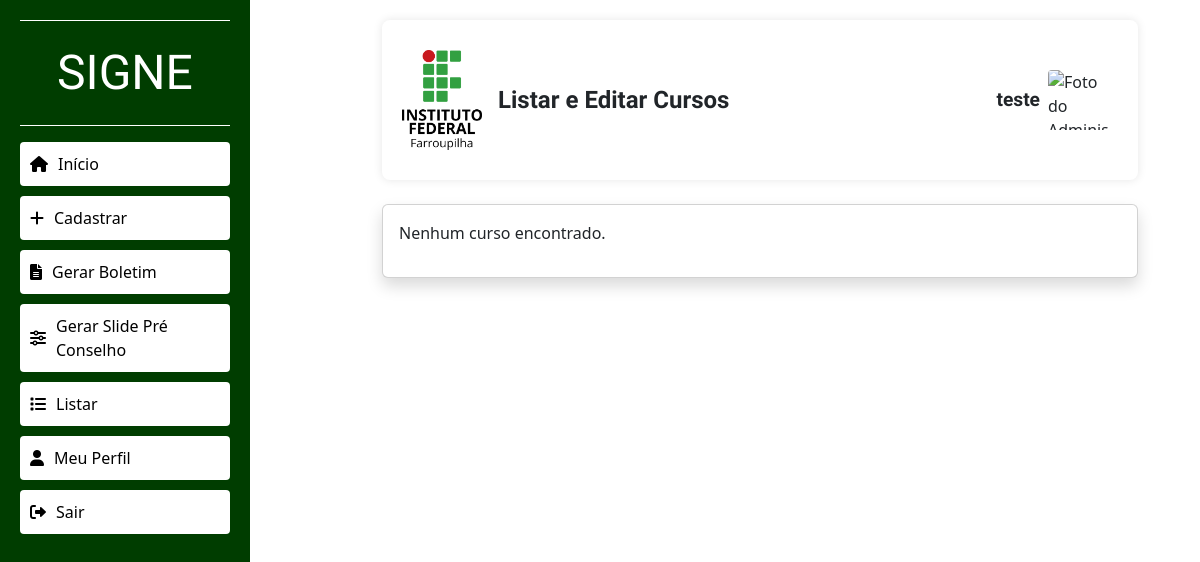
Page /listar_cursos.php (signed in) on the earlier database version.
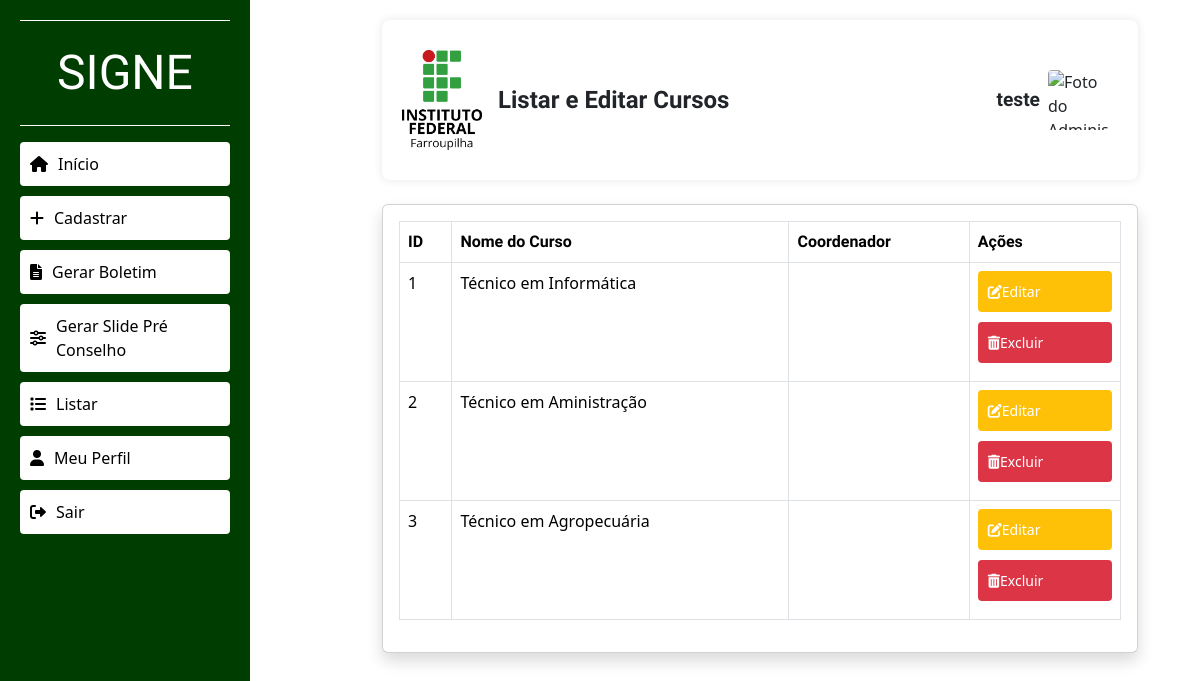
Same page on the later database version.
### tables this page shows
CREATE TABLE `cursos` (
    `id` INT AUTO_INCREMENT PRIMARY KEY,
    `nome` VARCHAR(255) NOT NULL,
    `coordenador` VARCHAR(100)
);

### listar_cursos.php (the view, shortened to what the changed rows need)
<?php
include 'config.php';
$sql = "
    SELECT c.id, c.nome AS curso_nome, d.nome AS coordenador_nome, d.email AS coordenador_email
    FROM cursos c
    LEFT JOIN docentes d ON c.coordenador = d.id
";
$result = $conn->query($sql);
?>
<!DOCTYPE html>
<html lang="pt-BR">
<head>
    <link href="https://cdn.jsdelivr.net/npm/bootstrap@5.3.3/dist/css/bootstrap.min.css" rel="stylesheet">
    <link href="https://cdnjs.cloudflare.com/ajax/libs/font-awesome/6.0.0-beta3/css/all.min.css" rel="stylesheet">
    <link href="style.css" rel="stylesheet" type="text/css">
</head>
<body>
    <div class="container-fluid">
        <div class="row">
            <div class="col-md-9 main-content">
                <div class="container mt-4">
                    <div class="card shadow">
                        <div class="card-body">
                            <?php if ($result->num_rows > 0): ?>
                                <table class="table table-bordered">
                                    <thead>
                                        <tr>
                                            <th>ID</th>
                                            <th>Nome do Curso</th>
                                            <th>Coordenador</th>
                                            <th>Ações</th>
                                        </tr>
                                    </thead>
                                    <tbody>
                                        <?php while ($row = $result->fetch_assoc()): ?>
                                            <tr>
                                                <td><?php echo htmlspecialchars($row['id']); ?></td>
                                                <td><?php echo htmlspecialchars($row['curso_nome']); ?></td>
                                                <td><?php echo htmlspecialchars($row['coordenador_nome']); ?></td>
                                                <td>
                                                    <button class="btn btn-warning btn-sm" data-bs-toggle="modal" data-bs-target="#editarModal<?php echo $row['id']; ?>">
                                                        <i class="fas fa-edit"></i> Editar
                                                    </button>
                                                    <button class="btn btn-danger btn-sm" data-bs-toggle="modal" data-bs-target="#excluirModal<?php echo $row['id']; ?>">
                                                        <i class="fas fa-trash-alt"></i> Excluir
                                                    </button>
                                                </td>
                                            </tr>
                                        <?php endwhile; ?>
                                    </tbody>
                                </table>
                            <?php else: ?>
                                <p>Nenhum curso encontrado.</p>
                            <?php endif; ?>
                        </div>
                    </div>
                </div>
            </div>
        </div>
    </div>
</body>
</html>

Differences in the rows shown:
added cursos: id "1", nome "Técnico em Informática"
added cursos: id "2", nome "Técnico em Aministração"
added cursos: id "3", nome "Técnico em Agropecuária"
Other differences:
text no longer shown: "Nenhum curso encontrado."
text now shown: "ID Nome do Curso Coordenador Ações"
